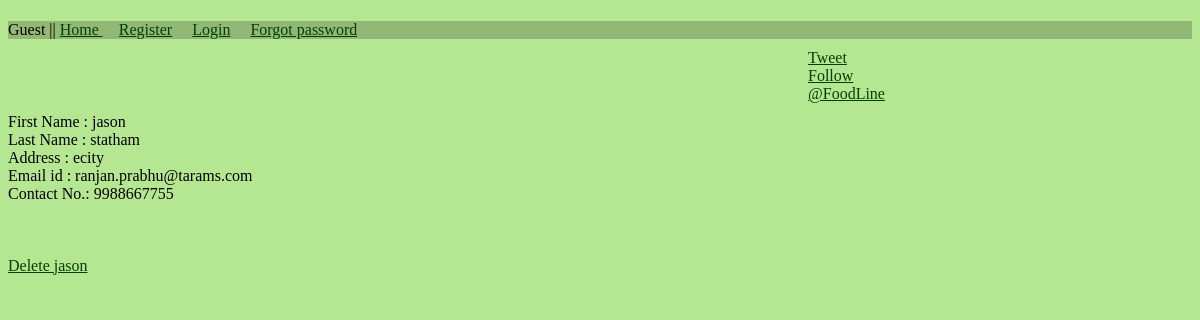
The app's page /foodline/customerdata/2/ with its own data.
### company/models.py (models this page shows)
class Customer(models.Model):
    customer=models.ForeignKey(User)
    contact_no=models.IntegerField(max_length = 10)
    address=models.TextField()

### company/views.py (the view)
# urls.py: url(r'^customerdata/(?P<d_id>\d+)/$',views.customer_details),
def customer_details(request,d_id):
    customer_data=Customer.objects.get(id = d_id)
    return render_to_response('cust_data.html',locals())

### templates/cust_data.html
{% extends "base.html" %}
{% block content %}
 First Name :      {{ customer_data.customer.first_name }} <br>
 Last Name  :      {{ customer_data.customer.last_name }} <br>
 Address :         {{ customer_data.address }} <br>
 Email id :        {{ customer_data.customer.email}}<br>
 Contact No.:      {{ customer_data.contact_no }} <br>
 <br><br><br>
 <a href ="/foodline/deletecustomer/{{ customer_data.id }}">Delete  {{ customer_data.customer.username }} </a>
{% endblock %}

### templates/base.html (style rules this page uses)
body { background-color:rgba(150,220,100,0.7); }
a { color:#044003; }

### records on screen
Customer: customer.first_name "jason", customer.last_name "statham", address "ecity", customer.email "ranjan.prabhu@tarams.com", contact_no "9988667755", customer.username "jason"
